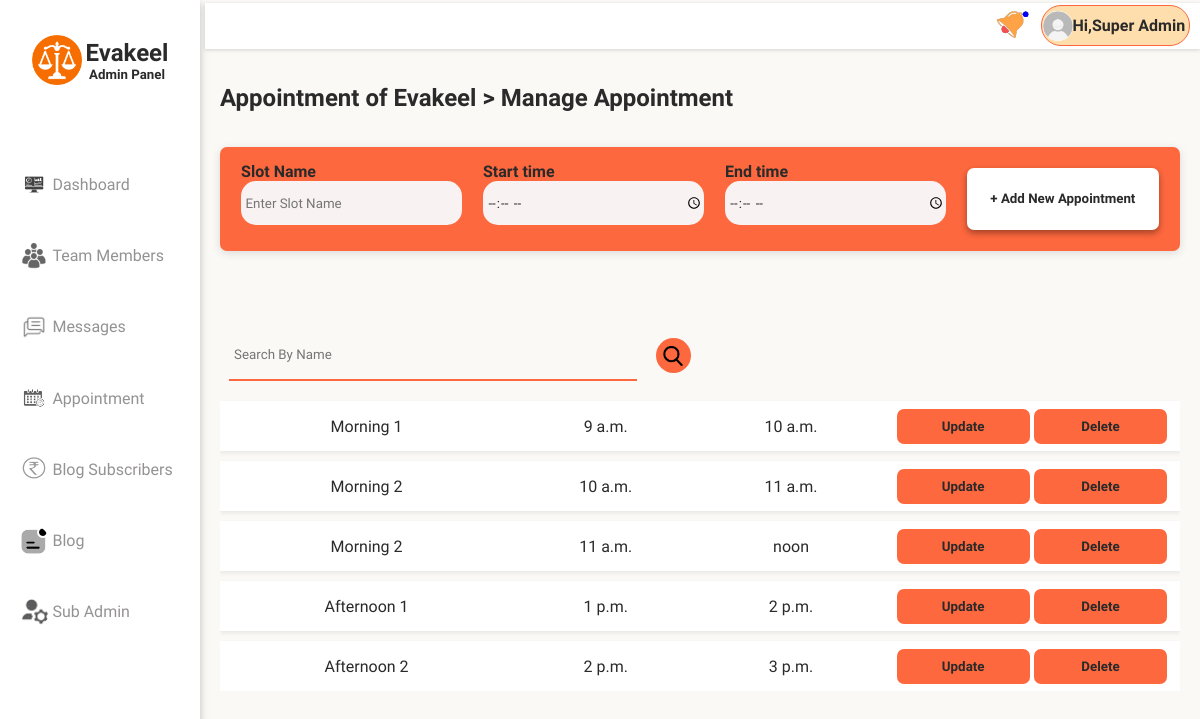
/Create_appointment (signed in), run on the app's committed database.
### vakilapp/models.py (models this page shows, shortened)
class Appointment_schedule(models.Model):
    sc_name=models.CharField(max_length=122 ,null=True)
    start_time = models.TimeField()
    end_time = models.TimeField()

### vakilapp/views.py (the view)
# urls.py: path("Create_appointment",views.Create_appointment,name='Create_appointment'),
@login_required(login_url='admin_login')
def Create_appointment(request):#manage apt
    new_noti=notification.objects.all()
    slots=Appointment_schedule.objects.all()
    result=None
    data=None
    if slots:
        if request.GET.get('Search'):
            slots= slots.filter(sc_name__icontains=request.GET.get('Search'))
            data=request.GET.get('Search')[0:7]
            result=True
        if not slots:
            data=request.GET.get('Search')[0:7]
            result=False
    context={'slots':slots,'result':result,'data':data,'new_noti':new_noti}
    return render(request,"admin_appointment_crud.html",context)

### templates/admin_appointment_crud.html (shortened to what this page needs)
{% extends "admin_base.html" %}
{% load static %}
{% block TabName %}
  <h2>
        <a href="/Appointment_section">Appointment of Evakeel </a>
        <a href="/Create_appointment" class="subtab_head"> > Manage Appointment</a>
  </h2>
{% endblock TabName %}
{% block body %}
    <div class="crud_appointment_tab">
        <form action="/add_appointment" method="post" class="apt_input">
            <div>
                <label for="sc_name">Slot Name</label><br>
                <input type="text" name="sc_name"  placeholder="Enter Slot Name" required>
            </div>
            <div>
                <label for="start_time">Start time</label><br>
                <input type="time" format="%I:%M %p" name="start_time" id="" required>
            </div>
            <div>
                <label for="end_time">End time</label><br>
                <input type="time" format="%I:%M %p" name="end_time" id="" required>
            </div>
            <button type="submit">+ Add New Appointment</button>
        </form>
        <div class="apt_alert">
        </div>
        <div class="apt_list_parent">
                <form class="search_box apt_search_box">
                    <input type="text" name="Search" placeholder="Search By Name">
                    <button type="submit"><img src="{% static 'images/Search.png' %}" alt=""></button>
                </form>
            <div class="apt_table_prt">
                <table class="apt_table">
                    {% for s in slots %}
                        <tr class="apt_table_row">
                            <td>{{s.sc_name}}</td>
                            <td>{{s.start_time}}</td>
                            <td>{{s.end_time}}</td>
                            <td>
                                <a href="/update_appointment/{{s.id}}/"><button >Update</button></a>
                                <a href="/delete_appointment?id={{s.id}}"><button> Delete</button></a>
                            </td>
                        </tr>
                    {% endfor %}
                </table>
            </div>
        </div>
</div>
{% endblock body %}

### templates/admin_base.html (shortened to what this page needs)
{% load static %}
<!DOCTYPE html>
<html lang="en">
<head>
    <link rel="stylesheet" href="{% static 'css/admin_style.css' %}">
</head>
<body>
    <div class="am_body">
        <nav class="am_navbar">
            <div class="logobox">
                <img src="{% static 'images/logo1.png' %}" alt="e-vakil" class="logoimg">
                <div class="logotext">
                    <h1>Evakeel</h1>
                    <h5>Admin Panel</h5>
                </div>
            </div>
            <div class="navoptions">
                <ul>
                    <a href="/admin_home" class="optext">
                        <li>
                            <img src="{% static 'images/dash_icon.png' %}" alt="" class="opimg">
                            Dashboard
                        </li>
                    </a>
                    <a href="/admin_team" class="optext">
                        <li>
                            <img src="{% static 'images/team_icon.png' %}" alt="" class="opimg">
                            Team Members
                        </li>
                    </a>
                    <a href="/admin_msg" class="optext">
                        <li>
                            <img src="{% static 'images/msg_icon.png' %}" alt="" class="opimg">
                            Messages
                        </li>
                    </a>
                    <a href="/Appointment_section" class="optext">
                        <li>
                            <img src="{% static 'images/Appointment_icon.png' %}" alt="" class="opimg">
                            Appointment
                        </li>
                    </a>
                    <a href="/all_subs" class="optext">
                        <li>
                            <img src="{% static 'images/subs_icon.png' %}" alt="" class="opimg">
                            Blog Subscribers
                        </li>
                    </a>
                    <a href="/blog_dash" class="optext">
                        <li>
                            <img src="{% static 'images/blog_icon.png' %}" alt="" class="opimg">
                            Blog
                        </li>
                    </a>
                    <a href="/sub_admin" class="optext">
                        <li>
                            <img src="{% static 'images/subadmin.png' %}" alt="" class="opimg">
                            Sub Admin
                        </li>
                    </a>
                </ul>
            </div>
        </nav>
        <div class="tab">
            <div class="upperstrip">
                {% if new_noti %}
                <img src="{% static 'images/notiicon_up.png' %}" alt="" class="bell"  onclick="notiPop()">
                {% else %}
                <img src="{% static 'images/notiicon.png' %}" alt="" class="bell"  onclick="notiPop()">
              {% endif %}
                <div class="log_user_prt">
                    <div class="loguser">
                        <img src="{% static 'images/img.jpg' %}" alt="">
                        <p>Hi,{{request.user.first_name}} {{request.user.last_name}}</p>
                    </div>
                </div>
            </div>
            <div class="tab_head">
                {% block TabName %}{% endblock TabName %}
            </div>
            {% block body %}{% endblock body %}
        </div>
    </div>
</body>
</html>

### data on the page
Appointment_schedule: sc_name "Morning 1", start_time "9 a.m.", end_time "10 a.m."
Appointment_schedule: sc_name "Morning 2", start_time "10 a.m.", end_time "11 a.m."
Appointment_schedule: sc_name "Morning 2", start_time "11 a.m.", end_time "noon"
Appointment_schedule: sc_name "Afternoon 1", start_time "1 p.m.", end_time "2 p.m."
Appointment_schedule: sc_name "Afternoon 2", start_time "2 p.m.", end_time "3 p.m."

### other printed values
{{ request.user.first_name }} "Super Admin"
